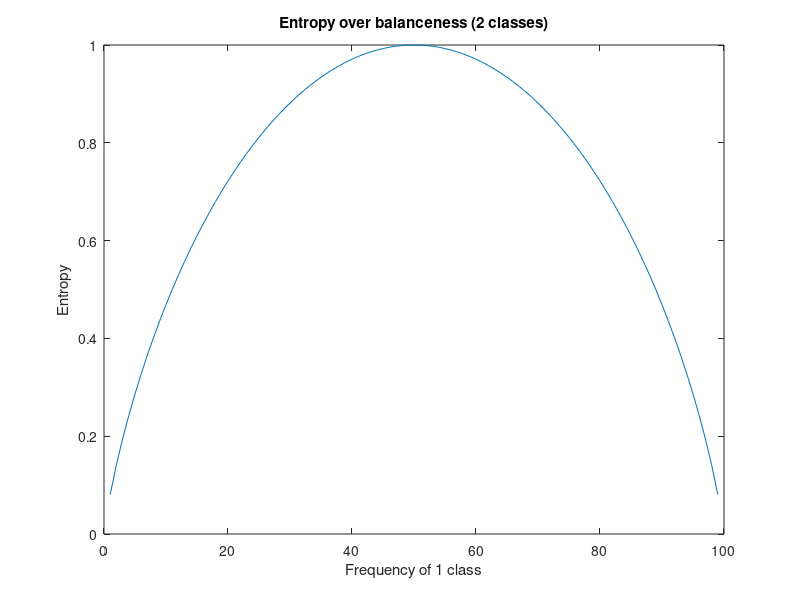

Here is the MATLAB script that generated this plot:
clear variables; 
total = 100; 

for freqA = 1 : total-1;    
    x = [freqA, total - freqA];
    pmf = x ./ sum(x);
    ent(freqA) = sum(-pmf .* log(pmf)/log(2));
end

plot(ent)
ylim([0,1])
xlim([0,total])
title('Entropy over balanceness (2 classes)')
xlabel('Frequency of 1 class')
ylabel('Entropy')
